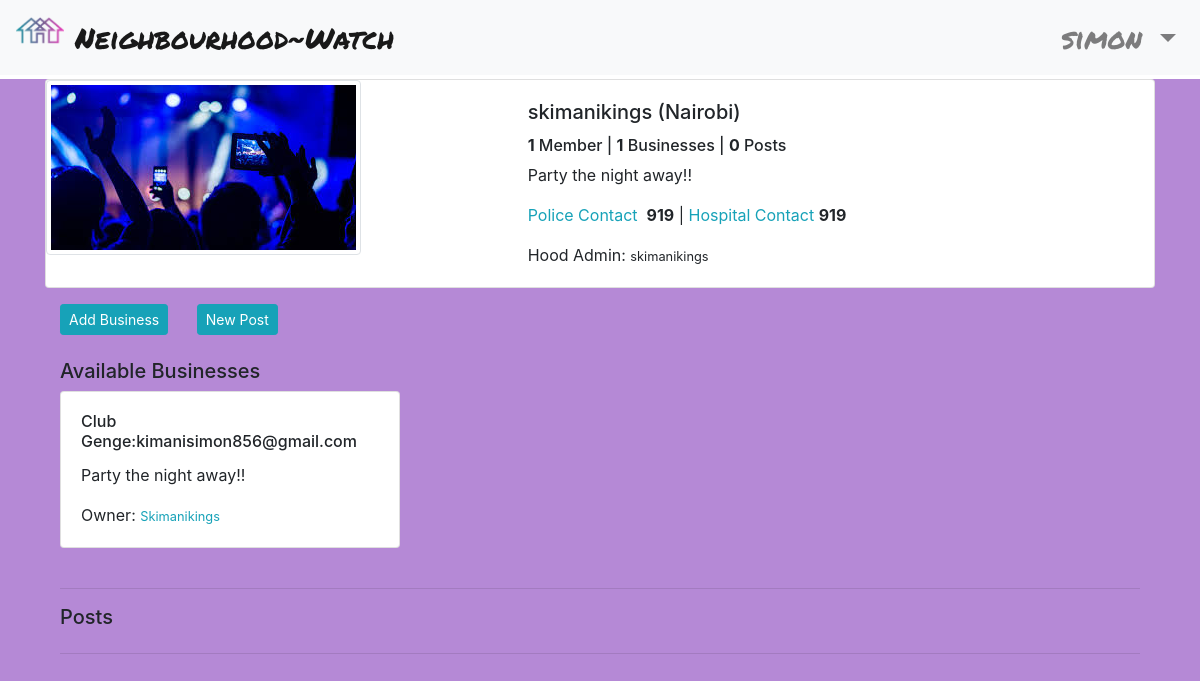
/single_hood/4 (signed in), run on the app's committed database.
### neighborhoods/models.py (models this page shows, shortened)
class Neighbourhood(models.Model):
    name = models.CharField(max_length=50)
    location = models.CharField(max_length=60)
    admin = models.ForeignKey("Profile", on_delete=models.CASCADE, related_name='hood')
    neighbourhood_logo = models.ImageField(upload_to='images/')
    description = models.TextField()
    healthcenter_number = models.IntegerField(null=True, blank=True)
    police_number = models.IntegerField(null=True, blank=True)
    occupants_count = models.IntegerField(null=True, blank=True)

class Profile(models.Model):
    user = models.OneToOneField(User, on_delete=models.CASCADE, related_name='profile')
    name = models.CharField(max_length=80, blank=True)
    bio = models.TextField(max_length=254, blank=True)
    profile_picture = models.ImageField(upload_to='images/', default='default.png')
    location = models.CharField(max_length=50, blank=True, null=True)
    neighbourhood = models.ForeignKey('Neighbourhood', on_delete=models.SET_NULL, null=True, related_name='members', blank=True)

class Business(models.Model):
    name = models.CharField(max_length=120)
    email = models.EmailField(max_length=254)
    description = models.TextField(blank=True)
    neighbourhood = models.ForeignKey('Neighbourhood', on_delete=models.CASCADE, related_name='business')
    user = models.ForeignKey('Profile', on_delete=models.CASCADE, related_name='owner')

### neighborhoods/views.py (the view)
# urls.py: path('single_hood/<hood_id>', views.single_neighbourhood, name='single-hood'),
def single_neighbourhood(request, hood_id):
    hood = Neighbourhood.objects.get(id=hood_id)
    business = Business.objects.filter(neighbourhood=hood)
    posts = Post.objects.filter(hood=hood)
    posts = posts[::-1]
    if request.method == 'POST':
        form = BusinessForm(request.POST)
        if form.is_valid():
            b_form = form.save(commit=False)
            b_form.neighbourhood = hood
            b_form.user = request.user.profile
            b_form.save()
            return redirect('single-hood', hood.id)
    else:
        form = BusinessForm()
    params = {
        'hood': hood,
        'business': business,
        'form': form,
        'posts': posts
    }
    return render(request, 'single_hood.html', params)

### neighborhoods/templates/single_hood.html (shortened to what this page needs)
{% extends 'base.html' %}
{% load crispy_forms_tags %}
{% block content %}
<div class="container-fluid page2">
  <div class="container">
    <div class="row">
      <div class="col-md-12">
        <div class="card mb-3">
          <div class="row no-gutters">
            <div class="col-md-5">
              <img src="{{ hood.neighbourhood_logo.url }}" class="img-thumbnail" alt="">
            </div>
            <div class="col-md-7">
              <div class="card-body">
                <h5 class="card-title tt">{{ hood.name }} ({{hood.location}})
                </h5>
                <h6 class="card-text">
                  <span><strong>{{hood.members.count}}</strong> Member{{hood.members.count|pluralize}}</span>
                  | <strong>{{ hood.business.count }}</strong> Businesses | <strong>
                    {{ hood.hood_post.count }}</strong> Post{{ hood.hood_post.count|pluralize }}
                </h6>
                <p class="card-text">{{hood.description}}</p>
                <p class="card-text"><span class="text-info">Police Contact</span>
                  &nbsp;<strong>{{hood.police_number}}</strong> |
                  <span class="text-info">Hospital Contact</span> <strong>{{hood.healthcenter_number}}</strong></p>
                <p class="card-text">Hood Admin: <small class="">
                    {{ hood.admin.user.username }}</small></p>
              </div>
            </div>
          </div>
        </div>
      </div>
    </div>
    <div class="container hoode">
      <div class="row">
        <div class="col-md-12">
          <a href="" class="btn btn-sm btn-info mb-4 mr-4" data-toggle="modal" data-target="#Business">Add
            Business</a>
          <a class="btn btn-sm btn-info mb-4" href="{% url 'post' hood.id %}">New Post</a>
          <h5 class="D-block mx-auto tt">Available Businesses</h5>
          <div class="row">
            {% for busines in business %}
            <div class="col-md-4">
              <div class="card mb-4">
                <div class="card-body">
                  <h6 class="card-title">{{busines.name}}:<span>{{busines.email}}</span>
                  </h6>
                  <p class="card-text">{{busines.description}}</p>
                  <p class="card-text">Owner: <small class="text-info">
                      {{ busines.user.user.username|title }}</small></p>
                </div>
              </div>
            </div>
            {% endfor %}
          </div>
          <hr>
          <h5 class="D-block mx-auto tt">Posts</h5>
          <hr>
        </div>
      </div>
    </div>
  </div>
</div>
{% endblock %}

### neighborhoods/templates/navbar.html (shortened to what this page needs)
<nav class="mb-1 navbar navbar-expand-lg navbar-light bg-light">
          <a class="navbar-brand header" href="{% url 'index' %}">
            <img src="/static/images/logo.png" height="30" class="d-inline-block align-top "
                alt="mdb logo"> Neighbourhood~Watch
        </a>
  <div class="collapse navbar-collapse" id="navbarSupportedContent-333">
    {% if user.is_authenticated %}
    <ul class="navbar-nav ml-auto nav-flex-icons">
      <li class="nav-item dropdown">
        <a class="nav-link dropdown-toggle header" id="navbarDropdownMenuLink-333" data-toggle="dropdown" aria-haspopup="true"
          aria-expanded="false" href="">{{user.username}}
        </a>
      </li>
    </ul>
    {% else %}
    <ul class="navbar-nav ml-auto nav-flex-icons">
      <li class="nav-item active">
        <a class="nav-link" href="{% url 'login' %}">LogIn/Register</a>
      </li>
    </ul>
      {% endif %}
  </div>
</nav>

### static/css/main.css (style rules this page uses)
.header { font-size: 1.8rem; font-family: 'Permanent Marker'; }
.page2 { background: #B589D6; height: 100vh; }

### data on the page
Neighbourhood: neighbourhood_logo (picture), name "skimanikings", location "Nairobi", members.count "1", business.count "1", hood_post.count "0", description "Party the night away!!", police_number "919", healthcenter_number "919", admin.user.username "skimanikings"
Business: name "Club Genge", email "kimanisimon856@gmail.com", description "Party the night away!!", user.user.username "Skimanikings"

### other printed values
{{ user.username }} "simon"
